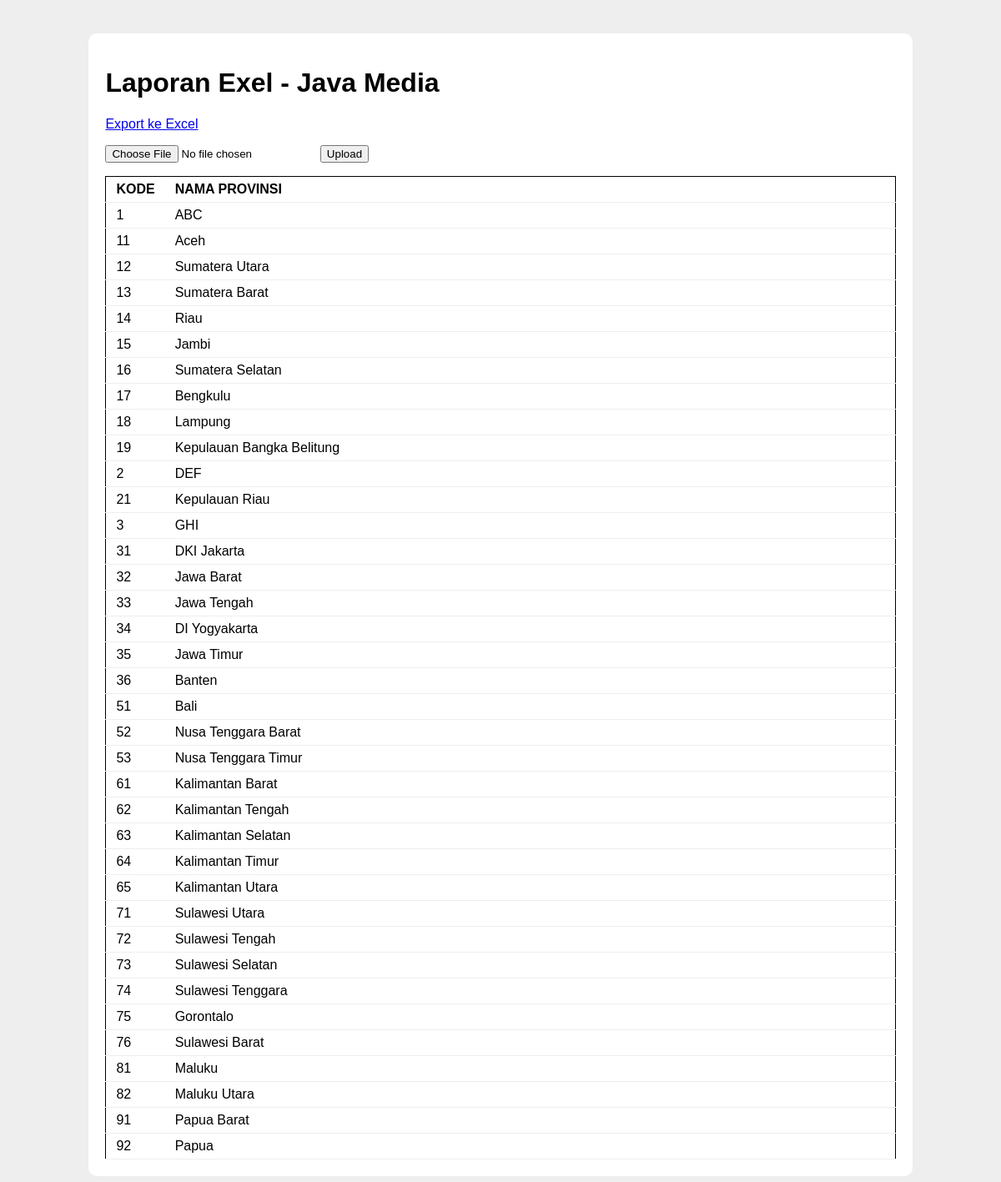
/index.php/laporan, run on the app's committed database.
### tables this page shows
CREATE TABLE `provinsi` (
  `id_provinsi` varchar(2) NOT NULL,
  `nama_provinsi` tinytext NOT NULL,
  `aktif` enum('1','0','','') NOT NULL
);

### application/controllers/Laporan.php (called while the page is built, shortened)
<?php
class Laporan extends CI_Controller
{
    public function __construct()
    {
        $this->load->model('provinsi_model');
        $this->load->helper('form');
    }
    public function index()
    {
        $provinsi = $this->provinsi_model->listing();
        $data = array(
            'title' => 'Laporan Exel - Java Media',
            'provinsi' => $provinsi
        );
        $this->load->view('laporan_view', $data, FALSE);
    }
}

### index.php (called while the page is built, shortened)
<?php
require_once BASEPATH.'core/CodeIgniter.php';

### application/models/Provinsi_model.php (called while the page is built, shortened)
<?php
class Provinsi_model extends CI_Model
{
    public function listing()
    {
        $this->db->select('*');
        $this->db->from('provinsi');
        $this->db->order_by('id_provinsi', 'ASC');
        $query = $this->db->get();
        return $query->result();
    }
}

### application/views/laporan_view.php (the view, shortened to what this page needs)
<!DOCTYPE html>
<html>
<head>
</head>
<body>
    <div class="container">
        <h1><?php echo $title ?></h1>
        <p>
            <a href="<?php echo base_url() ?>index.php/laporan/export">Export ke Excel</a>
            <?php echo form_open_multipart('Laporan/do_upload'); ?>
            <input type="file" name="userfile" size="20" />
            <input type="submit" value="Upload" />
            </form>
        </p>
        <table>
            <thead>
                <tr>
                    <th width="5%">KODE</th>
                    <th>NAMA PROVINSI</th>
                </tr>
            </thead>
            <tbody>
                <?php foreach ($provinsi as $provinsi) { ?>
                    <tr>
                        <td><?php echo $provinsi->id_provinsi ?></td>
                        <td><?php echo $provinsi->nama_provinsi ?></td>
                    </tr>
                <?php } ?>
            </tbody>
        </table>
    </div>
</body>
</html>

### application/views/laporan_view.php (style rules this page uses)
body { background-color: #EEE; font-family: Arial; }
.container { width: 80%; padding: 20px; background-color: #fff; min-height: 300px; margin: 40px auto; border-radius: 10px; }
table { border: solid thin #000; border-collapse: collapse; width: 100%; }
tr { border-collapse: collapse; }
td, th { padding: 6px 12px; border-bottom: solid thin #EEE; text-align: left; }

### data on the page
provinsi: id_provinsi "1", nama_provinsi "ABC"
provinsi: id_provinsi "11", nama_provinsi "Aceh"
provinsi: id_provinsi "12", nama_provinsi "Sumatera Utara"
provinsi: id_provinsi "13", nama_provinsi "Sumatera Barat"
provinsi: id_provinsi "14", nama_provinsi "Riau"
provinsi: id_provinsi "15", nama_provinsi "Jambi"
provinsi: id_provinsi "16", nama_provinsi "Sumatera Selatan"
provinsi: id_provinsi "17", nama_provinsi "Bengkulu"
provinsi: id_provinsi "18", nama_provinsi "Lampung"
provinsi: id_provinsi "19", nama_provinsi "Kepulauan Bangka Belitung"
provinsi: id_provinsi "2", nama_provinsi "DEF"
provinsi: id_provinsi "21", nama_provinsi "Kepulauan Riau"
provinsi: id_provinsi "3", nama_provinsi "GHI"
provinsi: id_provinsi "31", nama_provinsi "DKI Jakarta"
provinsi: id_provinsi "32", nama_provinsi "Jawa Barat"
provinsi: id_provinsi "33", nama_provinsi "Jawa Tengah"
provinsi: id_provinsi "34", nama_provinsi "DI Yogyakarta"
provinsi: id_provinsi "35", nama_provinsi "Jawa Timur"
provinsi: id_provinsi "36", nama_provinsi "Banten"
provinsi: id_provinsi "51", nama_provinsi "Bali"
provinsi: id_provinsi "52", nama_provinsi "Nusa Tenggara Barat"
provinsi: id_provinsi "53", nama_provinsi "Nusa Tenggara Timur"
provinsi: id_provinsi "61", nama_provinsi "Kalimantan Barat"
provinsi: id_provinsi "62", nama_provinsi "Kalimantan Tengah"
provinsi: id_provinsi "63", nama_provinsi "Kalimantan Selatan"
provinsi: id_provinsi "64", nama_provinsi "Kalimantan Timur"
provinsi: id_provinsi "65", nama_provinsi "Kalimantan Utara"
provinsi: id_provinsi "71", nama_provinsi "Sulawesi Utara"
provinsi: id_provinsi "72", nama_provinsi "Sulawesi Tengah"
provinsi: id_provinsi "73", nama_provinsi "Sulawesi Selatan"
provinsi: id_provinsi "74", nama_provinsi "Sulawesi Tenggara"
provinsi: id_provinsi "75", nama_provinsi "Gorontalo"
provinsi: id_provinsi "76", nama_provinsi "Sulawesi Barat"
provinsi: id_provinsi "81", nama_provinsi "Maluku"
provinsi: id_provinsi "82", nama_provinsi "Maluku Utara"
provinsi: id_provinsi "91", nama_provinsi "Papua Barat"
provinsi: id_provinsi "92", nama_provinsi "Papua"

### other printed values
$title "Laporan Exel - Java Media"
